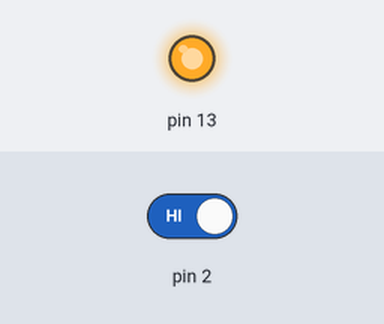
Recording of a sketch running on a simulated Arduino Uno, built with avr-gcc and run on an emulated ATmega328P. Parts: output pins drawn as LEDs (lit = HIGH). Inputs (shaded band) come from the test bench; at power-on: pin 2 HIGH. What the sketch prints to the serial monitor is not drawn.

Above: at 1.2 s.
1.3 s: pin 2 driven LOW
At 2.4 s:
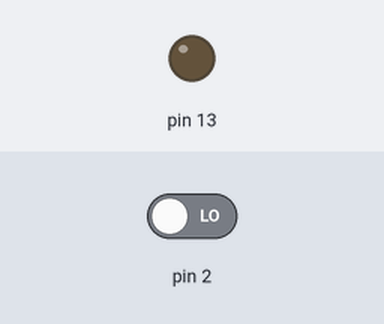
2.8 s: pin 2 driven HIGH
At 3.6 s:
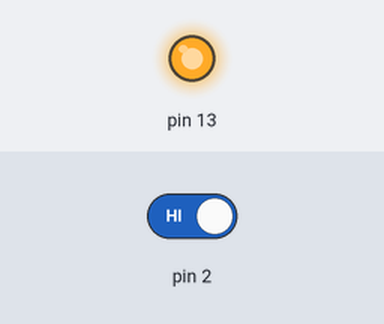
Timing chart, 0 to 5.8 s (numbered marks = the images above; inputs shaded):
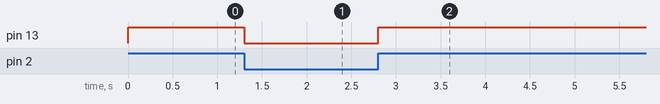

Measured:
- after the input at 1.3 s, pin 13: HIGH → LOW at once
- after the input at 2.8 s, pin 13: LOW → HIGH at once

The sketch:

7_digitalWrite.ino
```cpp
void setup(){
  pinMode(2, INPUT);
  pinMode(13,OUTPUT);
  Serial.begin(9600);
}

void loop(){
  int switchValue = digitalRead(2);
  Serial.print(switchValue);
  if(switchValue == 0)
    digitalWrite(13,LOW);
  else
    digitalWrite(13,HIGH);
}
```
